Frame 1 (no input): blank canvas, image omitted
Frame 60 (no input): blank canvas, image omitted
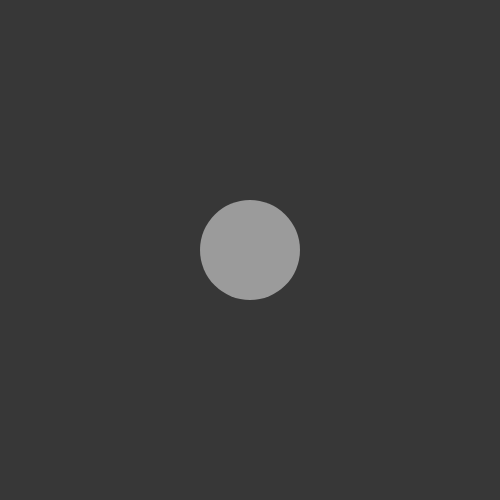
Frame 120 (the mouse pressed at the canvas centre since frame 60)

The p5.js sketch whose frames 1 and 60 were blank and that drew this single picture after the mouse press (run headless with seeded random() and noise() and a simulated clock; from frame 60 on, the mouse is pressed at the canvas centre):

// p5.js sketch
// ── sketch.js
function setup() {
  createCanvas(500, 500);
}

function draw() {
  background(55);
  fill(map(mouseX, 0, 500, 55, 255));
  noStroke();
  circle(mouseX, mouseY, 100);
}
